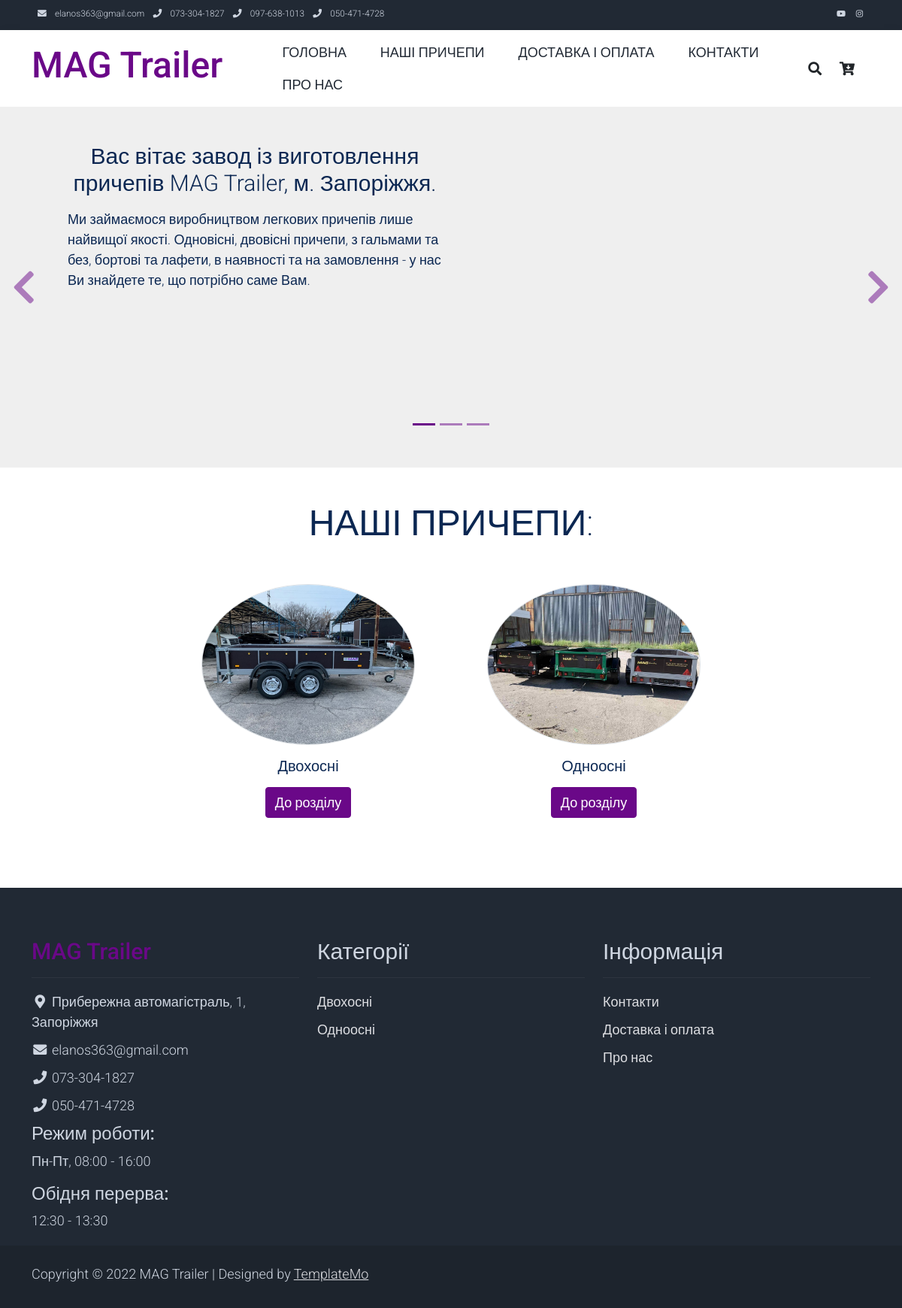
The page / on the database its author committed.
### pages/models.py (models this page shows, shortened)
class Category(models.Model):
    name = models.CharField(max_length=100, db_index=True, verbose_name='Категорія')
    slug = models.SlugField(max_length=100, db_index=True, unique=True)
    image = models.ImageField(upload_to='products_images/%Y/%m/%d', blank=True, null=True)
    available = models.BooleanField(default=True, null=True, verbose_name='Опубліковано')
    class Meta:
        ordering = ('name', )
        verbose_name = 'Категорія'
        verbose_name_plural = 'Категорії'
    def get_absolute_url(self):
        return reverse('show_categories', kwargs={'cat_slug': self.slug})

### pages/views.py (the view)
# urls.py: path('', index, name='home'),
def index(request):
    return render(request, 'pages/index.html', {'menu': menu, 'title': 'Завод автомобільних причепів MAG Trailer'})

### cart/cart.py (called while the page is built)
    def __len__(self):
        return sum(item['quantity'] for item in self.cart.values())

### cart/context_processors.py (called while the page is built)
def cart(request):
    return {'cart': Cart(request)}

### pages/templatetags/pages_tags.py (called while the page is built)
@register.simple_tag(name='getcats')
def get_categories():
    return Category.objects.filter(available=True)

### pages/templates/pages/index.html (shortened to what this page needs)
{% extends 'pages/base.html' %}
{% load static %}
{% block content %}
    <div id="template-mo-zay-hero-carousel" class="carousel slide" data-bs-ride="carousel">
        <ol class="carousel-indicators">
            <li data-bs-target="#template-mo-zay-hero-carousel" data-bs-slide-to="0" class="active"></li>
            <li data-bs-target="#template-mo-zay-hero-carousel" data-bs-slide-to="1"></li>
            <li data-bs-target="#template-mo-zay-hero-carousel" data-bs-slide-to="2"></li>
        </ol>
        <div class="carousel-inner">
            <div class="carousel-item active">
                <div class="container">
                    <div class="row p-5">
                        <div class="mx-auto col-md-8 col-lg-6 order-lg-last">
                        </div>
                        <div class="col-lg-6 mb-0 d-flex align-items-center">
                            <div class="text-align-left align-self-center">
                                <h3 class="h2">
                                    <center>Вас вітає завод із виготовлення причепів MAG Trailer, м. Запоріжжя.</center>
                                </h3>
                                <p>
                                    <p>
                                    Ми займаємося виробництвом легкових причепів лише найвищої якості. Одновісні,
                                    двовісні причепи, з гальмами та без, бортові та лафети, в наявності та на замовлення
                                    - у нас Ви знайдете те, що потрібно саме Вам.
                                    </p>
                                </p>
                            </div>
                        </div>
                    </div>
                </div>
            </div>
        </div>
        <a class="carousel-control-prev text-decoration-none w-auto ps-3" href="#template-mo-zay-hero-carousel" role="button" data-bs-slide="prev">
            <i class="fas fa-chevron-left"></i>
        </a>
        <a class="carousel-control-next text-decoration-none w-auto pe-3" href="#template-mo-zay-hero-carousel" role="button" data-bs-slide="next">
            <i class="fas fa-chevron-right"></i>
        </a>
    </div>
    <section class="container py-5">
        <div class="row text-center pt-3">
            <div class="col-lg-6 m-auto">
                <h1 class="h1">НАШІ ПРИЧЕПИ:</h1>
            </div>
        </div>
        <div class="row">
            {% load pages_tags %}
            {% getcats as categories %}
            {% for c in categories %}
            <div class="col-12 col-md-4 p-5 mt-3">
                {% if c.image %}
                <a href="{{ c.get_absolute_url }}"><img src="{{c.image.url}}" class="rounded-circle img-fluid border"></a>
                {% endif %}
                <h5 class="text-center mt-3 mb-3">{{c.name}}</h5>
                <p class="text-center"><a class="btn btn-success" href="{{ c.get_absolute_url }}">До розділу</a></p>
            </div>
            {% endfor %}
        </div>
    </section>
{% endblock %}

### pages/templates/pages/base.html (shortened to what this page needs)
<!DOCTYPE html>
<html lang="uk">
{% load static %}
<head>
    <link rel="stylesheet" href="{% static 'pages/css/bootstrap.min.css' %}">
    <link rel="stylesheet" href="{% static 'pages/css/templatemo.css' %}">
    <link rel="stylesheet" href="{% static 'pages/css/fontawesome.min.css' %}">
</head>
<body>
    <nav class="navbar navbar-expand-lg bg-dark navbar-light d-none d-lg-block" id="templatemo_nav_top">
        <div class="container text-light">
            <div class="w-100 d-flex justify-content-between">
                <div>
                    <i class="fa fa-envelope mx-2"></i>
                    <a class="navbar-sm-brand text-light text-decoration-none">elanos363@gmail.com</a>
                    <i class="fa fa-phone mx-2"></i>
                    <a class="navbar-sm-brand text-light text-decoration-none">073-304-1827</a>
                    <i class="fa fa-phone mx-2"></i>
                    <a class="navbar-sm-brand text-light text-decoration-none">097-638-1013</a>
                    <i class="fa fa-phone mx-2"></i>
                    <a class="navbar-sm-brand text-light text-decoration-none">050-471-4728</a>
                </div>
                <div>
                    <a class="text-light" href="https://www.youtube.com/" target="_blank" rel="sponsored"><i class="fab fa-youtube fa-sm fa-fw me-2"></i></a>
                    <a class="text-light" href="https://www.instagram.com/" target="_blank"><i class="fab fa-instagram fa-sm fa-fw me-2"></i></a>
                </div>
            </div>
        </div>
    </nav>
    <nav class="navbar navbar-expand-lg navbar-light shadow">
        <div class="container d-flex justify-content-between align-items-center">
            <a class="navbar-brand text-success logo h1 align-self-center" href="{% url 'home' %}">
                MAG Trailer
            </a>
            <div class="align-self-center collapse navbar-collapse flex-fill  d-lg-flex justify-content-lg-between" id="templatemo_main_nav">
                <div class="flex-fill">
                    <ul class="nav navbar-nav d-flex justify-content-between mx-lg-auto">
                        {% for m in menu %}
                        <li class="nav-item">
                            <a class="nav-link" href="{% url m.url_name %}">{{ m.title }}</a>
                        </li>
                        {% endfor %}
                    </ul>
                </div>
                <div class="navbar align-self-center d-flex">
                    <a class="nav-icon d-none d-lg-inline" href="#" data-bs-toggle="modal" data-bs-target="#templatemo_search">
                        <i class="fa fa-fw fa-search text-dark mr-2"></i>
                    </a>
                    <a class="nav-icon position-relative text-decoration-none" href="{% url 'cart:cart_detail' %}">
                        <i class="fa fa-fw fa-cart-arrow-down text-dark mr-1"></i>
                    </a>
                </div>
            </div>
        </div>
    </nav>
{% block content %}
{% endblock %}
    <footer class="bg-dark" id="tempaltemo_footer">
        <div class="container">
            <div class="row">
                <div class="col-md-4 pt-5">
                    <h2 class="h2 text-success border-bottom pb-3 border-light logo">MAG Trailer</h2>
                    <ul class="list-unstyled text-light footer-link-list">
                        <li>
                            <i class="fas fa-map-marker-alt fa-fw"></i>
                            Прибережна автомагістраль, 1, Запоріжжя
                        </li>
                        <li>
                            <i class="fa fa-envelope fa-fw"></i>
                            elanos363@gmail.com
                        </li>
                        <li>
                            <i class="fa fa-phone fa-fw"></i>
                            073-304-1827
                        </li>
                        <li>
                            <i class="fa fa-phone fa-fw"></i>
                            050-471-4728
                        </li>
                        <li>
                            <h4 class="text-decoration-none">Режим роботи:</h4>
                            <p>Пн-Пт, 08:00 - 16:00</p>
                            <h4 class="text-decoration-none">Обідня перерва:</h4>
                            <p>12:30 - 13:30</p>
                        </li>
                    </ul>
                </div>
                <div class="col-md-4 pt-5">
                    <h2 class="h2 text-light border-bottom pb-3 border-light">Категорії</h2>
                    <ul class="list-unstyled text-light footer-link-list">
                        {% load pages_tags %}
                        {% getcats as categories %}
                        {% for c in categories %}
                        <li><a class="text-decoration-none" href="{{c.get_absolute_url}}">{{c.name}}</a></li>
                        {% endfor %}
                    </ul>
                </div>
                <div class="col-md-4 pt-5">
                    <h2 class="h2 text-light border-bottom pb-3 border-light">Інформація</h2>
                    <ul class="list-unstyled text-light footer-link-list">
                        <li><a class="text-decoration-none" href="{% url 'contacts' %}">Контакти</a></li>
                        <li><a class="text-decoration-none" href="{% url 'buy_and_delivery' %}">Доставка і оплата</a></li>
                        <li><a class="text-decoration-none" href="{% url 'about' %}">Про нас</a></li>
                    </ul>
                </div>
            </div>
        </div>
        <div class="w-100 bg-black py-3">
            <div class="container">
                <div class="row pt-2">
                    <div class="col-12">
                        <p class="text-left text-light">
                            Copyright &copy; 2022 MAG Trailer
                            | Designed by <a rel="sponsored" href="https://templatemo.com" target="_blank">TemplateMo</a>
                        </p>
                    </div>
                </div>
            </div>
        </div>
    </footer>
</body>
</html>

### pages/static/pages/css/templatemo.css (style rules this page uses)
body, ul, li, p, a, label, input, div { font-family: 'Roboto', sans-serif; font-size: 18px !important; font-weight: 300 !important; }
.h1 { font-family: 'Roboto', sans-serif; font-size: 48px !important; font-weight: 200 !important; }
.h2 { font-family: 'Roboto', sans-serif; font-size: 30px !important; font-weight: 300; }
.logo { font-weight: 500 !important; }
.text-success { color: #6A0888 !important; }
.text-light { color: #cfd6e1 !important; }
.bg-dark { background-color: #212934 !important; }
.bg-black { background-color: #1d242d !important; }
.btn-success { background-color: #6A0888 !important; border-color: #6A0888 !important; }
#templatemo_nav_top { min-height: 40px; }
#templatemo_nav_top * { font-size: .9em !important; }
#templatemo_main_nav a { color: #212934; }
#templatemo_main_nav .navbar .nav-icon { margin-right: 20px; }
#template-mo-zay-hero-carousel { background: #efefef !important; }
#template-mo-zay-hero-carousel .carousel-indicators li { margin-top: -50px; background-color: #6A0888; }
#template-mo-zay-hero-carousel .carousel-control-next i, #template-mo-zay-hero-carousel .carousel-control-prev i { color: #6A0888 !important; font-size: 2.8em !important; }
#tempaltemo_footer a { color: #dcdde1; }
#tempaltemo_footer ul.footer-link-list li { padding-top: 10px; }
#tempaltemo_footer .border-light { border-color: #2d343f !important; }
@media (min-width: 768px) { #templatemo_main_nav .navbar-nav { max-width: 450px; } }
@media (min-width: 992px) { #templatemo_main_nav .navbar-nav { max-width: 650px; } }
@media (min-width: 992px) { #template-mo-zay-hero-carousel .carousel-item { min-height: 30rem !important; } }

### rows shown on the page
Category: image (picture), name "Двохосні"
Category: image (picture), name "Одноосні"

### other values the page prints
{{ m.title }} "ГОЛОВНА" "НАШІ ПРИЧЕПИ" "ДОСТАВКА І ОПЛАТА" "КОНТАКТИ" "ПРО НАС"
